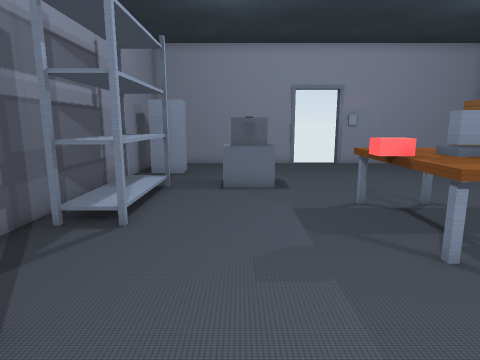
view 1 (above)

16 first-person views from a walk through a Unity game level. The camera is 1.2 m above the floor, tilts 10° down and sees 75° across. Doors are open. The floor is counted in squares, 0.5 m on a side. Each view is taken from the middle of a square. On the plan, view 1 faces up. The plan holds only what a view shows up to about 19 squares ahead; the rest is blank. The player is left out.

view 2
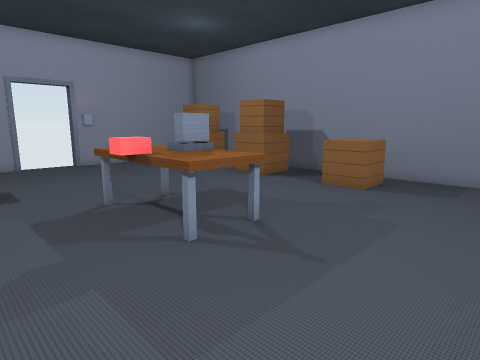

view 3
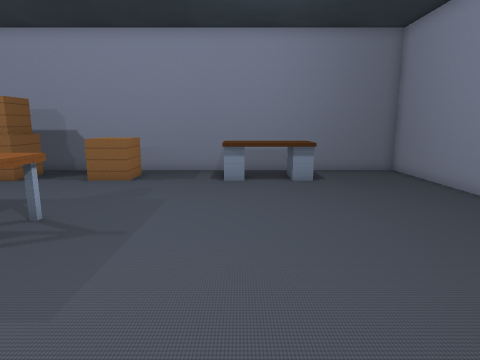

view 4
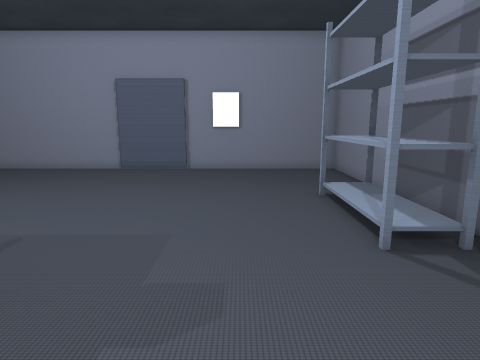

view 5
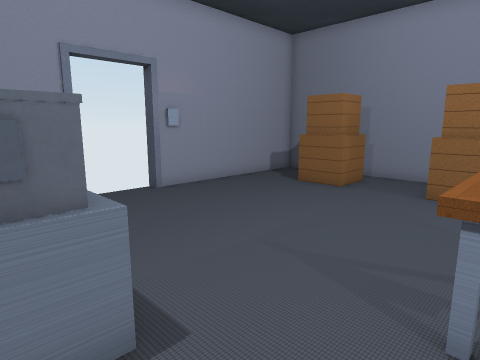

view 6
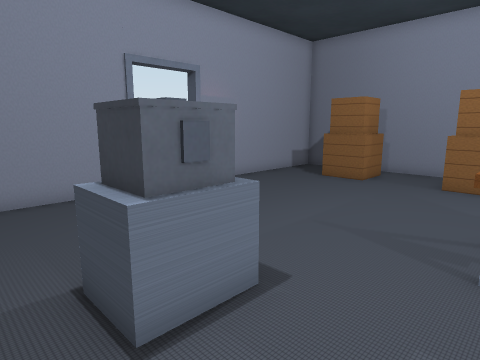

view 7
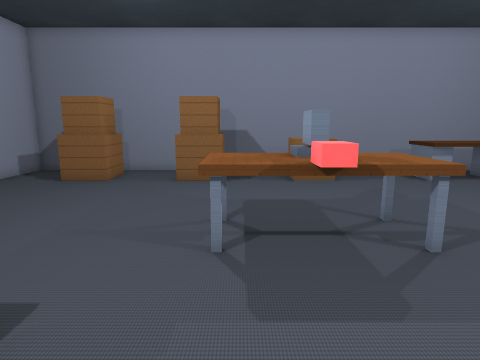

view 8
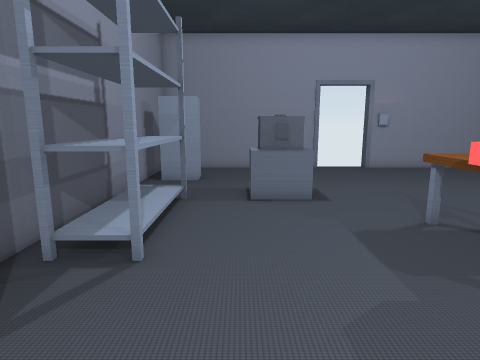

view 9
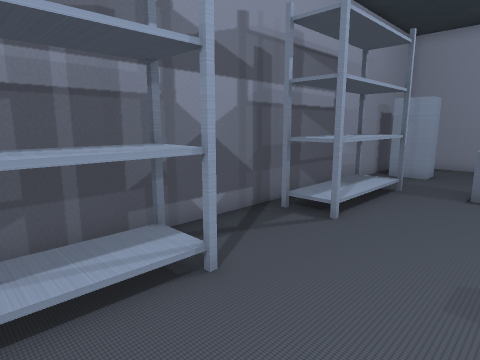

view 10
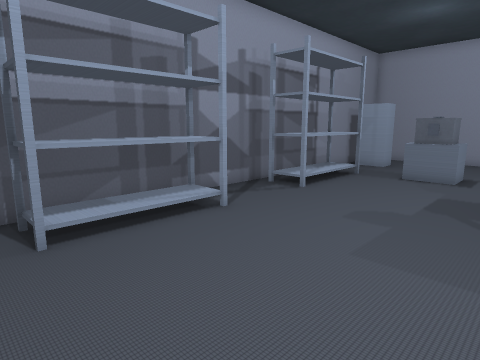

view 11
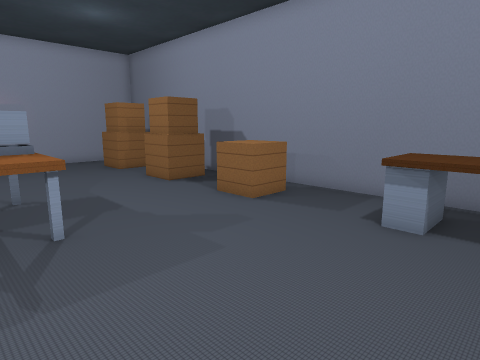

view 12
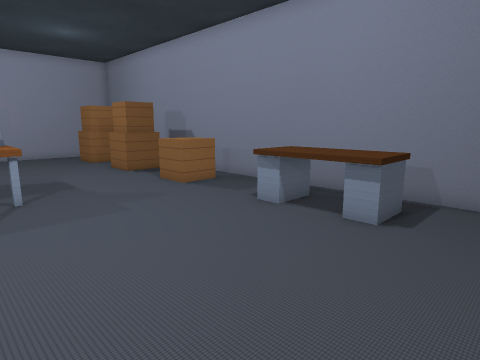

view 13
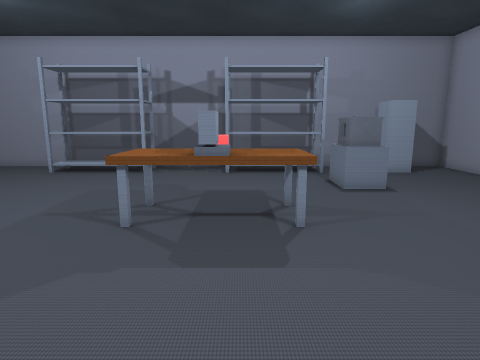

view 14
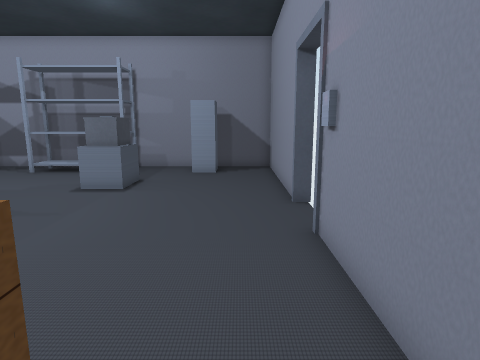

view 15
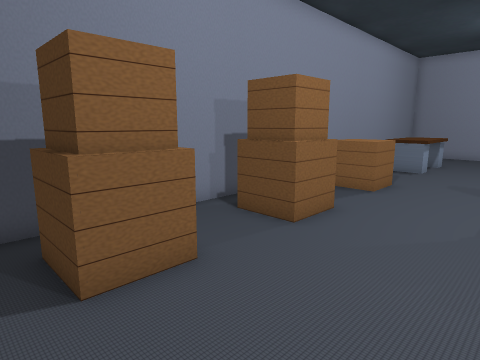

view 16
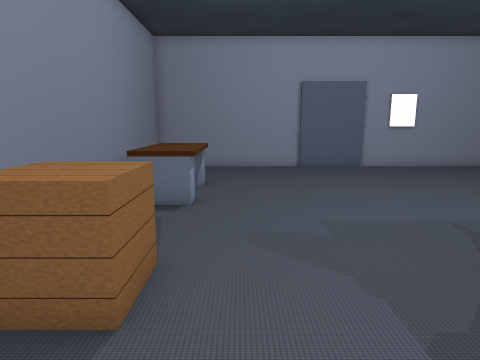

### Floor plan
Points are (right, up) in squares from view 1. A wall is a line through its corners. A room is listed if a view was taken in it or the views show most of it. See-through windows are left out.
Room 1 (views 1, 2, 3, 4, 5, 6, 7, 8, 9, 10, 11, 12, 13, 14, 15, 16)
walls: (3.4, 19.8) (-5.2, 19.8) (-5.2, -8.2) (3, -8.2); (2.9, -8.1) (6.6, -8.1); (6.5, -8.2) (14.8, -8.2) (14.8, 19.8) (6.1, 19.8); (-4.5, 16.8) (-2.8, 16.8) (-2.8, 15.6) (-4.5, 15.6); (0, -8.1) (1.5, -8.1)
low walls: (3.2, 7) (3.2, 7.8); (1.4, 11.9) (-0.6, 11.9) (-0.6, 13.6) (1.4, 13.6) (1.4, 11.9); (13.4, 4.8) (11.5, 4.8) (11.5, 6.6) (13.1, 6.6); (13.2, -0.2) (11.5, -0.2); (11.4, -2.3) (12.4, -2.3); (12.5, -2.3) (13.2, -2.3); (13.4, -3.2) (11.5, -3.2) (11.5, 0.7) (13.4, 0.7)
ways out: open door at (5, 20)
objects: other object (-4, -2) to (-3, 3); other object (-4, 7) to (-3, 12); other object (0, 13) to (1, 13); other object (4, 5) to (6, 10); other object (11, 10) to (13, 12); other object (11, 15) to (13, 17)

Positions as (right, up) in squares from view 1, and headings:
1: (0, 0), facing up
2: (0, 0), facing up-right
3: (-2, 0), facing right
4: (0, 9), facing down
5: (0, 9), facing up-right
6: (-2, 9), facing up-right
7: (-2, 9), facing right
8: (-1, 2), facing up
9: (1, 0), facing up-left
10: (4, -3), facing up-left
11: (4, -2), facing up-right
12: (4, -6), facing up-right
13: (13, 8), facing left
14: (13, 18), facing left
15: (7, 18), facing down-right
16: (10, 10), facing down
